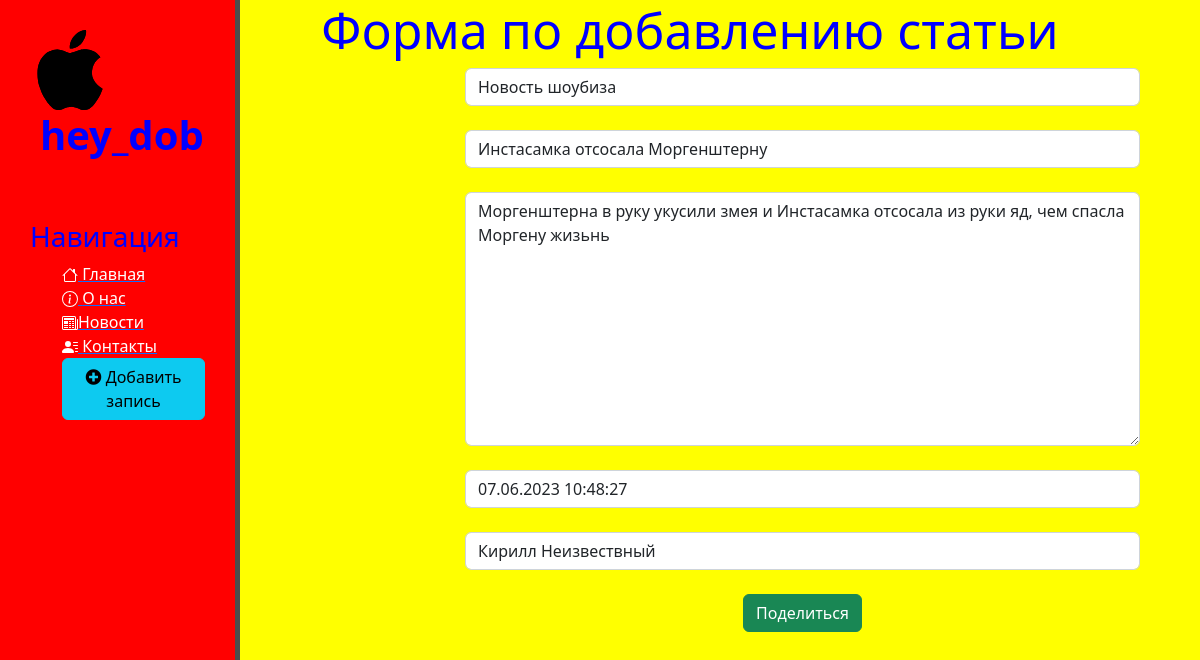
Page /news/1/update on the earlier database version.
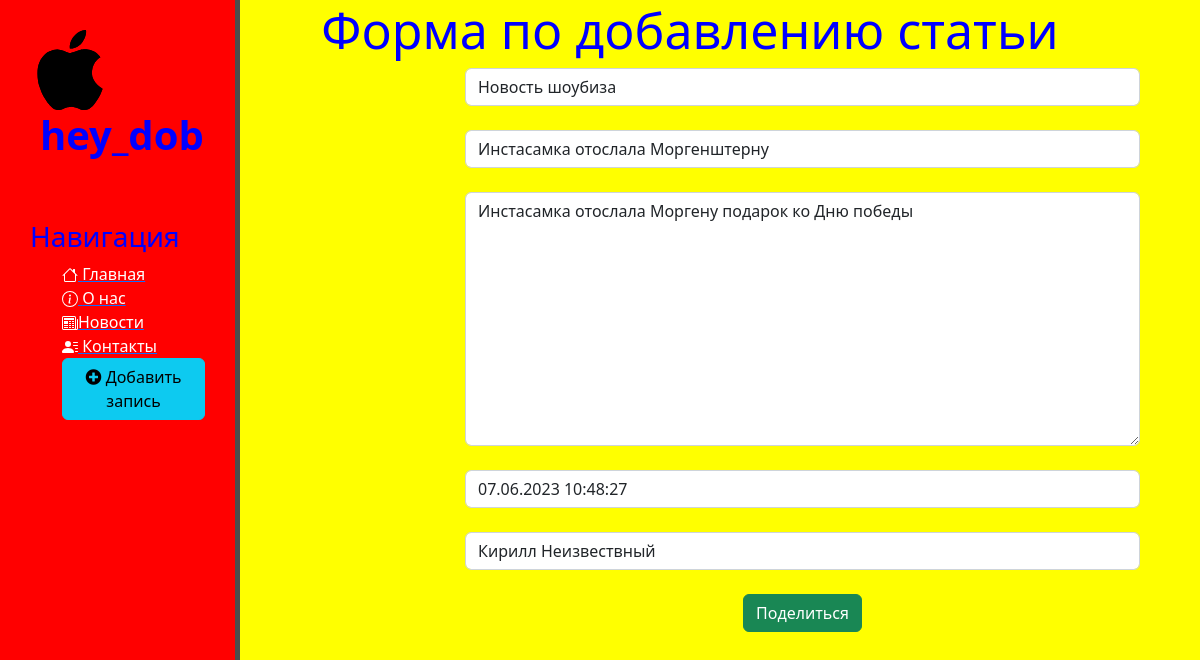
Same page on the later database version.
### news/models.py (models this page shows, shortened)
class DataBase(models.Model):
    title = models.CharField('Заголовок', max_length=50, default='Заголовок не указан')
    intro = models.CharField('Анонс', max_length=200)
    full_text = models.TextField('Текст статьи', max_length=5000)
    date = models.DateTimeField('Дата публикации')
    author = models.CharField('Автор статьи', max_length=50)
    class Meta:
        verbose_name = 'Новость'
        verbose_name_plural = 'Новости'

### news/views.py (the view)
# urls.py: path('<int:pk>/update', views.NewsUpdateView.as_view(), name='news-update'),
class NewsUpdateView(UpdateView):
    model = DataBase
    template_name = 'news/create.html'
    form_class = DataBaseForm

### news/forms.py
class DataBaseForm(ModelForm):
    class Meta:
        model = DataBase
        fields = ['title', 'intro', 'full_text', 'date', 'author']
        widgets = {
            'title': TextInput(attrs={
                'class': 'form-control',
                'placeholder': 'Название статьи',
            }),
            'intro': TextInput(attrs={
                'class': 'form-control',
                'placeholder': 'Анонс статьи',
            }),
            'date': DateTimeInput(attrs={
                'class': 'form-control',
            }),
            'full_text': Textarea(attrs={
                'class': 'form-control',
                'placeholder': 'Текст статьи',
            }),
            'author': TextInput(attrs={
                'class': 'form-control',
                'placeholder': 'Автор статьи',
            }),
        }

### news/templates/news/create.html (shortened to what this page needs)
{% extends 'main/layout.html' %}
{% block body %}
  <div class="features">
    <h1>Форма по добавлению статьи</h1>
    <form method="post">
      {{ form.title }}<br>
      {{ form.intro }}<br>
      {{ form.full_text }}<br>
      {{ form.date }}<br>
      {{ form.author }}<br>
      <button class="btn btn-success" type="submit">Поделиться</button>
    </form>
  </div>
{% endblock %}

Differences in the rows shown:
changed DataBase "Новость шоубиза": intro "Инстасамка отсосала Моргенштерну" → "Инстасамка отослала Моргенштерну"; full_text "Моргенштерна в руку укусили змея и Инстасамка отсосала из руки яд, чем спасла Моргену жизьнь" → "Инстасамка отослала Моргену подарок ко Дню победы"
